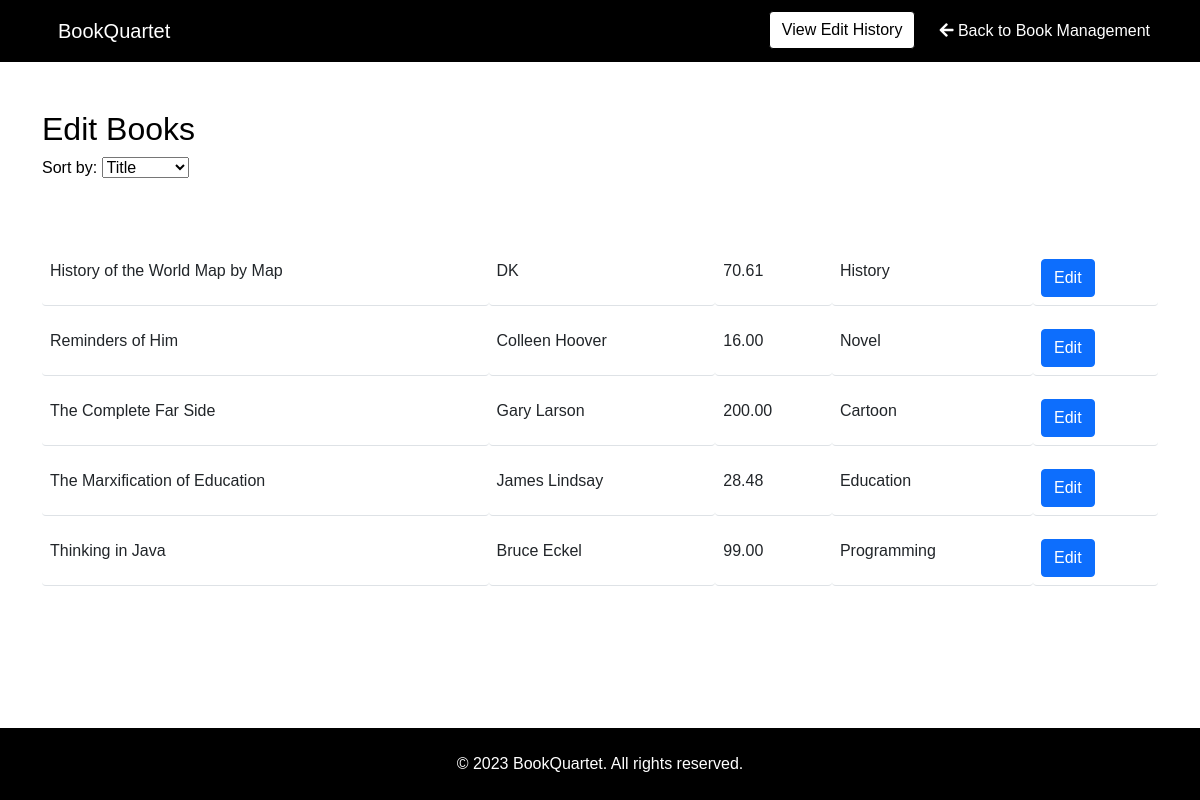
The page /editBook.php on the database its author committed.
### tables this page shows
CREATE TABLE Books (
    BookID INT AUTO_INCREMENT PRIMARY KEY,
    Title VARCHAR(255) NOT NULL,
    Author VARCHAR(255) NOT NULL,
    Price DECIMAL(10, 2),
    ImageURL VARCHAR(255),
    Category VARCHAR(255) NOT NULL,
    Description TEXT
);

### editBook.php (the view, shortened to what this page needs)
<!DOCTYPE html>
<html lang="en">
<head>
    <link href="https://cdn.jsdelivr.net/npm/bootstrap@5.0.2/dist/css/bootstrap.min.css" rel="stylesheet">
    <link href="https://cdnjs.cloudflare.com/ajax/libs/font-awesome/5.15.1/css/all.min.css" rel="stylesheet">
</head>
<body>
<nav class="navbar navbar-expand-lg">
    <div class="container">
        <a class="navbar-brand" href="#">BookQuartet</a>
        <div class="collapse navbar-collapse justify-content-end" id="navbarNav">
            <ul class="navbar-nav">
                <li class="nav-item">
                    <a href="viewEditHistory.php" class="btn btn-history me-3">View Edit History</a>
                </li>
                <li class="nav-item">
                    <a class="nav-link" href="bookManagement.html">
                        <i class="fas fa-arrow-left"></i> Back to Book Management
                    </a>
                </li>
            </ul>
        </div>
    </div>
</nav>
<div class="container mt-5">
    <h2>Edit Books</h2>
    <form method="get" action="">
        <label for="sortby">Sort by: </label>
        <select name="sortby" id="sortby" onchange="this.form.submit()">
            <option value="Title">Title</option>
        </select>
    </form>
    <?php
    $servername = "localhost";
    $username = "root";
    $password = "";
    $dbname = "bookonlineorder";
    $conn = new mysqli($servername, $username, $password, $dbname);
    $sortby = isset($_GET['sortby']) ? $_GET['sortby'] : 'Title';
    $sql = "SELECT BookID, Title, Author, Price, Category FROM Books ORDER BY $sortby";
    $result = $conn->query($sql);
    if ($result->num_rows > 0) {
        echo "<table class='table'>";
        echo "<thead><tr><th>Title</th><th>Author</th><th>Price</th><th>Category</th><th>Action</th></tr></thead>";
        echo "<tbody>";
        while($row = $result->fetch_assoc()) {
            echo "<tr>";
            echo "<td>" . $row["Title"] . "</td>";
            echo "<td>" . $row["Author"] . "</td>";
            echo "<td>" . $row["Price"] . "</td>";
            echo "<td>" . $row["Category"] . "</td>";
            echo "<td><a href='editSingleBook.php?bookID=" . $row["BookID"] . "' class='btn btn-primary'>Edit</a></td>";
            echo "</tr>";
        }
        echo "</tbody>";
        echo "</table>";
    } else {
        echo "<p>No books found in the database.</p>";
    }
    ?>
</div>
<footer class="footer py-4">
    <div class="container">
        <div class="row">
            <div class="col-lg-12 text-center">
                &copy; 2023 BookQuartet. All rights reserved.
            </div>
        </div>
    </div>
</footer>
</body>

### editBook.php (style rules this page uses)
:root { --primary-color: #000; --secondary-color: #FFF; --font: "Montserrat", sans-serif; }
body { font-family: var(--font); background-color: var(--secondary-color); color: var(--primary-color); margin: 0; display: flex; flex-direction: column; min-height: 100vh; }
.navbar { background-color: var(--primary-color); }
.navbar .nav-link, .navbar .navbar-brand { padding: 0.5rem 1rem; color: var(--secondary-color); transition: color 0.3s; }
.btn-history { background-color: var(--secondary-color); color: var(--primary-color); border: 1px solid var(--primary-color); transition: background-color 0.3s, color 0.3s; }
.footer { background: var(--primary-color); color: var(--secondary-color); margin-top: auto; }
table { border-collapse: separate; border-spacing: 0 15px; }
table th, table td { padding: 10px 20px; background: var(--secondary-color); border-radius: 4px; }
table th { background: var(--primary-color); color: var(--secondary-color); }
a { transition: color 0.3s; }

### rows shown on the page
books: Title "History of the World Map by Map", Author "DK", Price "70.61", Category "History"
books: Title "Reminders of Him", Author "Colleen Hoover", Price "16.00", Category "Novel"
books: Title "The Complete Far Side", Author "Gary Larson", Price "200.00", Category "Cartoon"
books: Title "The Marxification of Education", Author "James Lindsay", Price "28.48", Category "Education"
books: Title "Thinking in Java", Author "Bruce Eckel", Price "99.00", Category "Programming"
